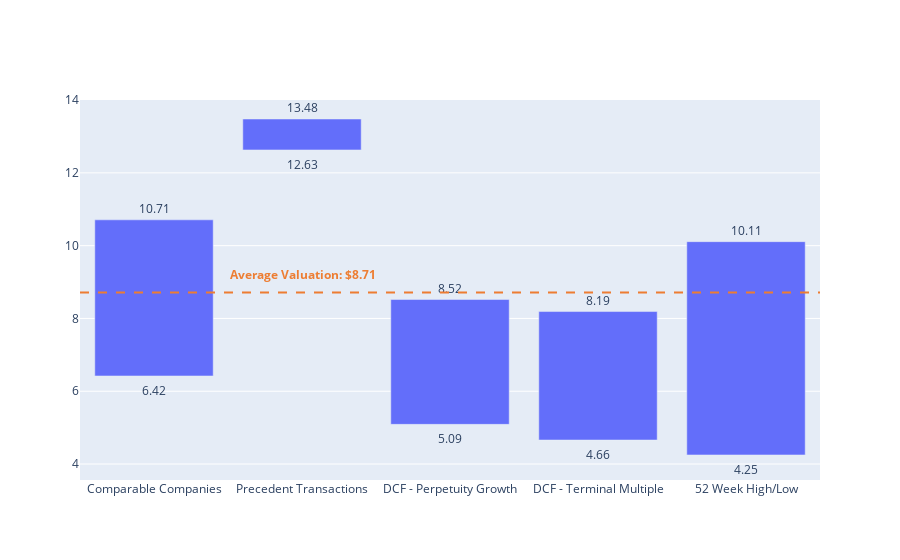

Notebook code cell kept with this figure:
### Code cell
fig = go.Figure()
fig.add_trace(
    go.Bar(
        x=data["type"],
        y=data["range"],
        base=data["low"],
        text=data["high"],
        textposition="outside",
    )
)

fig.add_shape(
    type="line",
    xref="paper",
    # starting coordinates
    x0=0, y0=average_val,
    # ending coordinates
    x1=1, y1=average_val,
    # Make sure the points are on top of the line
    layer="above",
    # Style it like the axis lines
    line=dict(dash="dash", color="#ED7D32", width=2)
)
fig.add_annotation(
    xref="paper",
    x=0.2,
    y=average_val+0.5,
    align="left",
    text=f"<b>Average Valuation: ${round(average_val,2)}</b>",
    font=dict(size=12, color="#ED7D32"),
    showarrow=False
)

for el in data["type"]:
    fig.add_annotation(
        x=el,
        y=data.loc[data["type"]==el, "low"].values[0]-.4,
        align="center",
        text=round(data.loc[data['type']==el, 'low'].values[0],2),
#         text=f"<b>${round(data.loc[data['type']==el, 'low'].values[0],2)}</b>",
        showarrow=False
    )
fig.show()

### Figure 1 — Plotly figure (JSON) as saved in the notebook; plotly's stock layout.template omitted (floating-point values rounded to 4 significant figures)
{"data": [{"base": [6.42, 12.63, 5.09, 4.66, 4.25], "text": [10.71, 13.48, 8.52, 8.19, 10.11], "textposition": "outside", "type": "bar", "x": ["Comparable Companies", "Precedent Transactions", "DCF - Perpetuity Growth", "DCF - Terminal Multiple", "52 Week High/Low"], "y": [4.29, 0.85, 3.43, 3.53, 5.86]}], "layout": {"annotations": [{"align": "left", "font": {"color": "#ED7D32", "size": 12}, "showarrow": false, "text": "<b>Average Valuation: $8.71</b>", "x": 0.2, "xref": "paper", "y": 9.213}, {"align": "center", "showarrow": false, "text": "6.42", "x": "Comparable Companies", "y": 6.02}, {"align": "center", "showarrow": false, "text": "12.63", "x": "Precedent Transactions", "y": 12.23}, {"align": "center", "showarrow": false, "text": "5.09", "x": "DCF - Perpetuity Growth", "y": 4.69}, {"align": "center", "showarrow": false, "text": "4.66", "x": "DCF - Terminal Multiple", "y": 4.26}, {"align": "center", "showarrow": false, "text": "4.25", "x": "52 Week High/Low", "y": 3.85}], "shapes": [{"layer": "above", "line": {"color": "#ED7D32", "dash": "dash", "width": 2}, "type": "line", "x0": 0, "x1": 1, "xref": "paper", "y0": 8.713, "y1": 8.713}]}}
